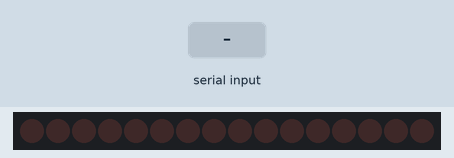
The sketch below on a simulated Arduino Mega 2560, built with avr-gcc and run on an emulated ATmega2560. Parts: 16 shift-register outputs drawn as a row of LEDs (first output left, lit = HIGH). Wiring (inferred from the names in the program): 2 × shift register (74HC595): data pin 25; shift clock pin 26; latch pin 27. Wiring (inferred from the signals the program sends): row of LEDs: on Q0, Q1, Q2, Q3, Q4, Q5, Q6, Q7, Q8, Q9, Q10, Q11, Q12, Q13, Q14, Q15. The test bench sets the inputs (shaded band).

Above: at 1.2 s.
1.3 s: "L01\n" received over Serial
At 1.9 s:
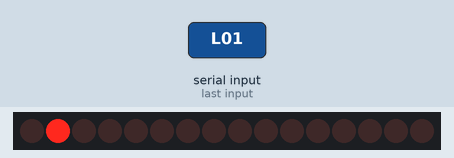
2.8 s: "L,45\n" received over Serial
At 3.1 s:
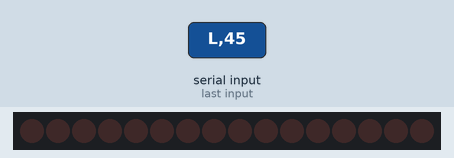
Timing chart, 0 to 5.8 s (numbered marks = the images above; inputs shaded):
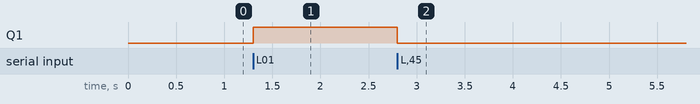

Measured:
- after the input at 1.3 s, Q1: LOW → HIGH at once
- after the input at 2.8 s, Q1: HIGH → LOW at once

The sketch:

shift_register_9leds.ino
```cpp
const int dataPin = 25;   // DS
const int clockPin = 26;  // SHCP
const int latchPin = 27;  // STCP

// 16-bit variable to hold the state of all 16 shift register outputs
uint16_t ledState = 0;

// Mapping logical LEDs (0 to 8) to specific shift register bits
// 1st IC outputs Q1-Q7 correspond to bits 1 to 7.
// 2nd IC outputs Q1-Q2 correspond to bits 9 to 10.
const int ledBitMapping[9] = {1, 2, 3, 4, 5, 6, 7, 9, 10};

void setup() {
  pinMode(dataPin, OUTPUT);
  pinMode(clockPin, OUTPUT);
  pinMode(latchPin, OUTPUT);

  Serial.begin(115200);

  // Initialize all LEDs to OFF
  updateShiftRegister();
}

void loop() {
  if (Serial.available() > 0) {
    String command = Serial.readStringUntil('\n');
    command.trim(); // Remove any extra whitespace/newlines

    if (command.startsWith("L") && command.length() >= 3) {
      // Command format: L<led_index><state>
      // e.g., "L01" -> LED 0 ON, "L80" -> LED 8 OFF
      int ledIndex = command.substring(1, 2).toInt();
      int state = command.substring(2, 3).toInt();

      if (ledIndex >= 0 && ledIndex <= 8) {
        int bitPosition = ledBitMapping[ledIndex];

        if (state == 1) {
          bitSet(ledState, bitPosition);
        } else {
          bitClear(ledState, bitPosition);
        }

        updateShiftRegister();
      }
    }
  }
}

void updateShiftRegister() {
  digitalWrite(latchPin, LOW);

  // Shift out the high byte first (for the 2nd IC)
  shiftOut(dataPin, clockPin, MSBFIRST, highByte(ledState));

  // Shift out the low byte (for the 1st IC)
  shiftOut(dataPin, clockPin, MSBFIRST, lowByte(ledState));

  digitalWrite(latchPin, HIGH);
}
```
